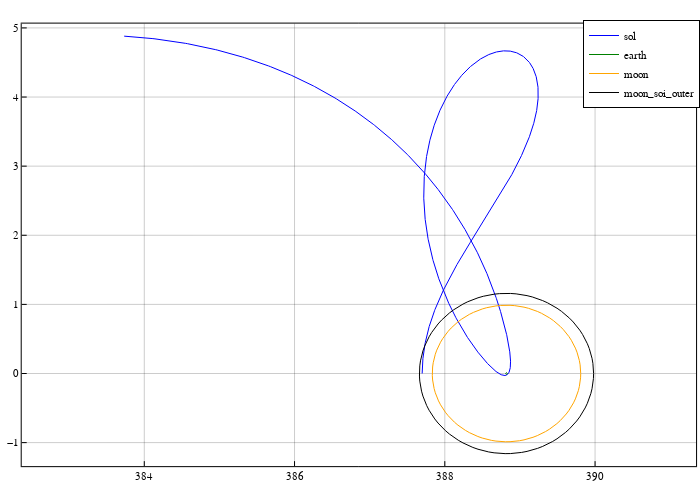

Notebook cell for this chart:
### Code cell
pcart = plot(size=(700,500), frame_style=:box, aspect_ratio=:equal, grid=0.4)
plot!(pcart, Array(sol)[1,:], Array(sol)[2,:], color=:blue, linewidth=1.0, label="sol", linestyle=:solid)

moon = plot_circle(1-param3b.mu2, param3b.as , 0.0)
earth = plot_circle(param3b.mu2, param3b.as, 0.0)
moon_soi_outer = plot_circle(1-param3b.mu2+66000/param3b.lstar, param3b.as, 0.0)

plot!(pcart, earth[1,:], earth[2,:], c=:green, lw=1.0, label="earth")
plot!(pcart, moon[1,:], moon[2,:], c=:orange, lw=1.0, label="moon")
plot!(pcart, moon_soi_outer[1,:], moon_soi_outer[2,:], c=:black, lw=1.0, label="moon_soi_outer")
